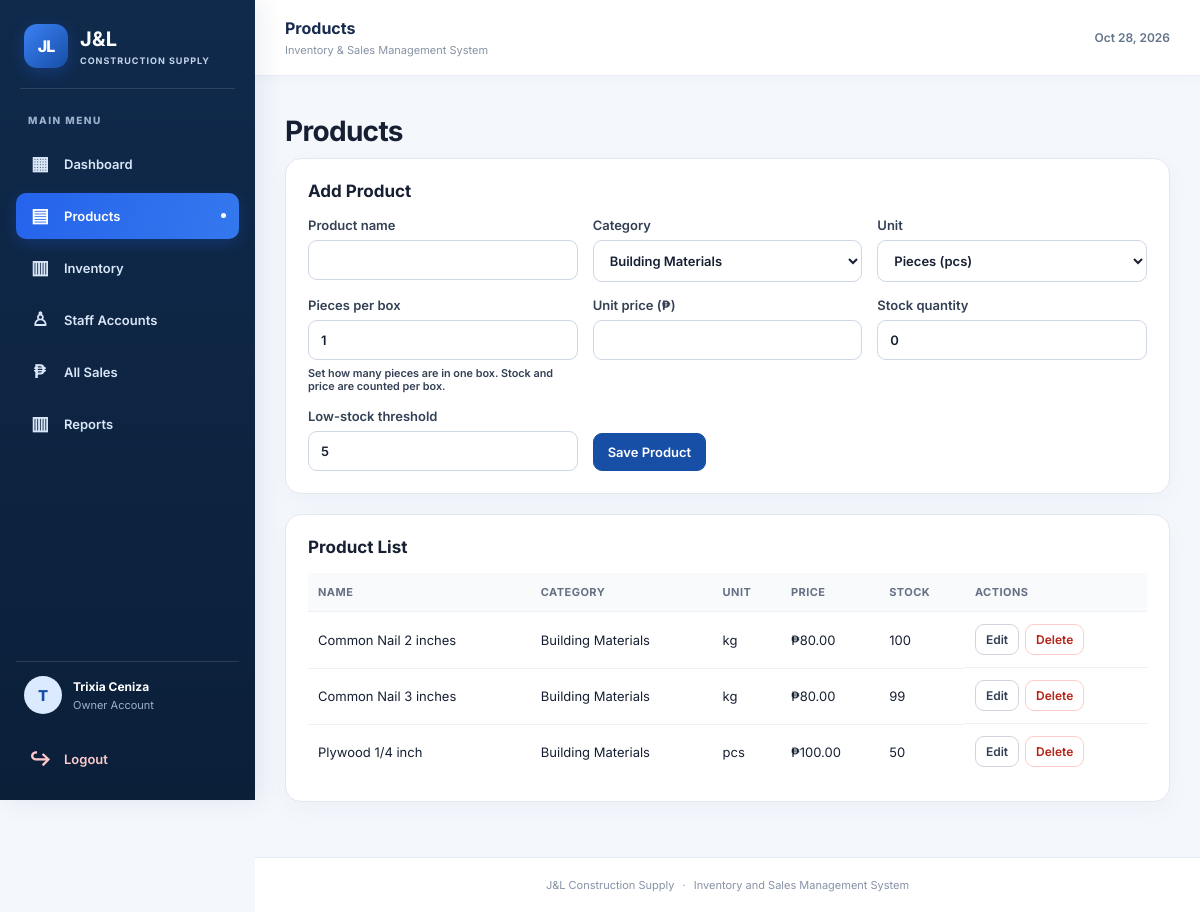
Screenshot of /owner/products.php (signed in) with the database file from the repository.
### tables this page shows
CREATE TABLE `products` (
  `id` int(10) UNSIGNED NOT NULL,
  `name` varchar(180) NOT NULL,
  `category` varchar(120) NOT NULL DEFAULT '',
  `unit` varchar(20) NOT NULL DEFAULT 'pcs',
  `pieces_per_box` int(10) UNSIGNED NOT NULL DEFAULT 1,
  `price` decimal(12,2) NOT NULL DEFAULT 0.00,
  `cost_per_unit` decimal(12,2) DEFAULT NULL,
  `stock_quantity` int(10) UNSIGNED NOT NULL DEFAULT 0,
  `low_stock_threshold` int(10) UNSIGNED NOT NULL DEFAULT 5,
  `is_active` tinyint(1) NOT NULL DEFAULT 1,
  `created_at` timestamp NOT NULL DEFAULT current_timestamp(),
  `updated_at` timestamp NOT NULL DEFAULT current_timestamp() ON UPDATE current_timestamp()
);

### includes/auth.php (called while the page is built, shortened)
<?php
function e(?string $value): string
{
    return htmlspecialchars($value ?? '', ENT_QUOTES, 'UTF-8');
}

### includes/functions.php (called while the page is built, shortened)
<?php
require_once __DIR__ . '/auth.php';
function money($amount): string
{
    return '₱' . number_format((float) $amount, 2);
}

### owner/products.php (the view, shortened to what this page needs)
<?php
require_once __DIR__ . '/../includes/functions.php';
$categoryOptions = ['Building Materials', 'Tools', 'Plumbing', 'Electrical', 'Paint', 'Safety Equipment'];
$edit = null;
$products = $pdo->query("SELECT * FROM products WHERE is_active=1 ORDER BY name")->fetchAll();
require_once __DIR__ . '/../includes/header.php';
require_once __DIR__ . '/../includes/sidebar.php';
?>
<h1>Products</h1>
<section class="panel">
    <h2><?= $edit ? 'Edit Product' : 'Add Product' ?></h2>
    <form method="post" class="form-grid">
        <label>Product name<input name="name" required value="<?= e($edit['name'] ?? '') ?>"></label>
        <?php $savedCategory = (string) ($edit['category'] ?? 'Building Materials'); $savedCategory = in_array($savedCategory, $categoryOptions, true) ? $savedCategory : 'Building Materials'; ?>
        <label>Category<select name="category">
                <?php foreach ($categoryOptions as $option): ?><option value="<?= e($option) ?>" <?= $savedCategory === $option ? 'selected' : '' ?>><?= e($option) ?></option><?php endforeach; ?>
            </select></label>
        <label>Unit<select name="unit" id="productUnit">
                <?php foreach (['pcs' => 'Pieces (pcs)', 'kg' => 'Kilogram (kg)', 'meter' => 'Meter (m)', 'g' => 'Gram (g)', 'cm' => 'Centimeter (cm)', 'box' => 'Box', 'bag' => 'Bag'] as $value => $label): ?>
                    <option value="<?= e($value) ?>" <?= ($edit['unit'] ?? 'pcs') === $value ? 'selected' : '' ?>><?= e($label) ?></option>
                <?php endforeach; ?>
            </select></label>
        <label id="piecesPerBoxField">Pieces per box<input type="number" min="1" step="1" name="pieces_per_box"
                value="<?= e((string) ($edit['pieces_per_box'] ?? 1)) ?>"><small>Set how many pieces are in one box. Stock and price are counted per box.</small></label>
        <label>Unit price (₱)<input type="number" min="0" step="0.01" name="price" required
                value="<?= e(isset($edit['price']) ? (string) $edit['price'] : '') ?>"></label>
        <label>Stock quantity<input type="number" min="0" name="stock_quantity" required
                value="<?= e(isset($edit['stock_quantity']) ? (string) $edit['stock_quantity'] : '0') ?>"></label>
        <label>Low-stock threshold<input type="number" min="0" name="low_stock_threshold"
                value="<?= e(isset($edit['low_stock_threshold']) ? (string) $edit['low_stock_threshold'] : '5') ?>"></label>
        <div class="form-actions"><button class="btn primary">Save Product</button><?php if ($edit): ?><a class="btn"
                    href="<?= e(url('owner/products.php')) ?>">Cancel</a><?php endif; ?></div>
    </form>
</section>
<section class="panel">
    <h2>Product List</h2>
    <div class="table-wrap">
        <table>
            <thead>
                <tr>
                    <th>Name</th>
                    <th>Category</th>
                    <th>Unit</th>
                    <th>Price</th>
                    <th>Stock</th>
                    <th>Actions</th>
                </tr>
            </thead>
            <tbody>
                <?php foreach ($products as $p): ?><tr><td><?= e($p['name']) ?></td><td><?= e($p['category']) ?></td><td><?= e($p['unit'] === 'box' ? 'box (' . $p['pieces_per_box'] . ' pcs)' : $p['unit']) ?></td><td><?= money($p['price']) ?></td><td><?= (int) $p['stock_quantity'] ?></td><td class="actions"><a class="btn small-btn" href="?edit=<?= (int) $p['id'] ?>">Edit</a><form method="post" onsubmit="return confirm('Archive this product?')"><input type="hidden" name="csrf_token" value="<?= e(csrfToken()) ?>"><input type="hidden" name="action" value="delete"><input type="hidden" name="id" value="<?= (int) $p['id'] ?>"><button class="btn danger small-btn">Delete</button></form></td></tr><?php endforeach; ?>
</tbody></table></div></section>
<?php require_once __DIR__ . '/../includes/footer.php'; ?>

### assets/css/style.css (style rules this page uses)
:root { --blue: #174ea6; --blue2: #2563eb; --ink: #172033; --muted: #667085; --bg: #f3f6fb; --line: #e2e8f0; --white: #fff; --red: #b42318; --green: #067647 }
* { box-sizing: border-box }
body { margin: 0; background: radial-gradient(circle at 10% 5%, #e2edff 0, transparent 32%), var(--bg); font-family: Inter, Arial, sans-serif; color: var(--ink); min-height: 100vh }
h1 { font-size: 28px; letter-spacing: -.7px; margin: 10px 0 }
h2 { font-size: 17px; margin: 0 0 16px }
.panel, .stat, .auth-card { background: var(--white); border: 1px solid var(--line); border-radius: 16px; padding: 22px; margin: 0 0 20px; box-shadow: 0 8px 26px #102c5408 }
label { display: flex; flex-direction: column; gap: 7px; font-size: 13px; font-weight: 600; color: #344054 }
input, select { font: inherit; padding: 11px 12px; border: 1px solid #cfd7e4; border-radius: 9px; background: #fff; width: 100%; min-width: 0; color: var(--ink) }
.form-grid { display: grid; grid-template-columns: repeat(3, minmax(0, 1fr)); gap: 15px }
.form-actions { display: flex; gap: 10px; align-items: end; flex-wrap: wrap }
.btn, button { border: 1px solid #d0d5dd; background: #fff; color: #344054; border-radius: 9px; padding: 10px 14px; text-decoration: none; cursor: pointer; font: 600 13px Inter, Arial, sans-serif; display: inline-flex; align-items: center; justify-content: center; gap: 6px }
.btn.primary, button.primary { background: var(--blue); border-color: var(--blue); color: #fff }
.btn.danger { color: var(--red); border-color: #fecdca }
.small-btn { padding: 7px 10px; font-size: 12px }
table { width: 100%; border-collapse: collapse; font-size: 13px }
th, td { text-align: left; padding: 12px 10px; border-bottom: 1px solid #edf0f5; vertical-align: middle }
th { background: #f8fafc; color: #667085; font-size: 11px; text-transform: uppercase; letter-spacing: .04em }
tbody tr:last-child td { border-bottom: 0 }
.table-wrap { overflow-x: auto }
.actions { display: flex; align-items: center; gap: 6px }
.actions form { display: inline }
:root { --sidebar-bg: #102a4c; --sidebar-hover: #1b3d66; --sidebar-active: #2563eb; --sidebar-text: #d9e6f7; --sidebar-muted: #9db1cc; --layout-bg: #f4f7fc; }
body { background: var(--layout-bg); }

### rows the page displays
products: name "Common Nail 2 inches", category "Building Materials", unit "kg", price "₱80.00", stock_quantity "100"
products: name "Common Nail 3 inches", category "Building Materials", unit "kg", price "₱80.00", stock_quantity "99"
products: name "Plywood 1/4 inch", category "Building Materials", unit "pcs", price "₱100.00", stock_quantity "50"

### other values shown
$item['icon'] "▦"
$item['label'] "Dashboard"
$item['icon'] "▤"
$item['label'] "Products"
$item['icon'] "▥"
$item['label'] "Inventory"
$item['icon'] "♙"
$item['label'] "Staff Accounts"
$item['icon'] "₱"
$item['label'] "All Sales"
$item['label'] "Reports"
substr(currentUserName(), 0, 1) "T"
currentUserName() "Trixia Ceniza"
$role "Owner"
$pageTitle "Products"
